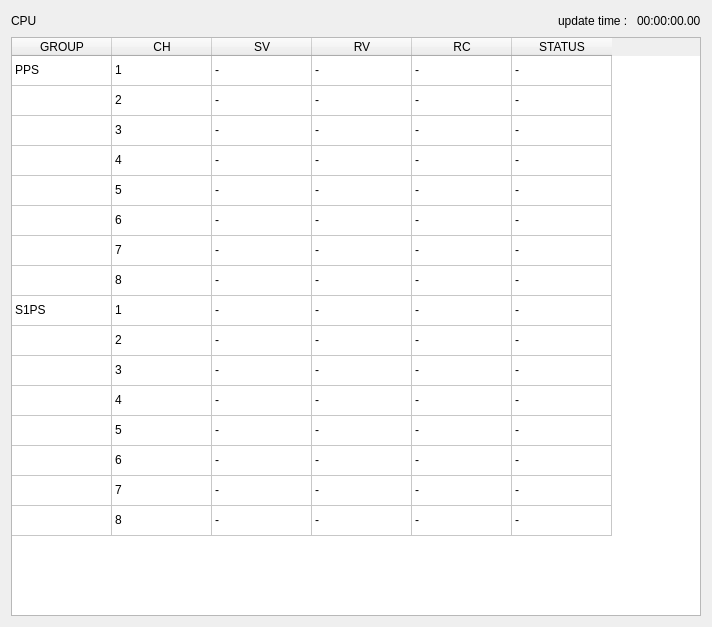
<?xml version="1.0" encoding="UTF-8"?>
<ui version="4.0">
 <class>CPfmTable</class>
 <widget class="QWidget" name="CPfmTable">
  <property name="geometry">
   <rect>
    <x>0</x>
    <y>0</y>
    <width>712</width>
    <height>627</height>
   </rect>
  </property>
  <property name="windowTitle">
   <string>Form</string>
  </property>
  <layout class="QVBoxLayout" name="verticalLayout">
   <item>
    <layout class="QHBoxLayout" name="horizontalLayout">
     <item>
      <widget class="QLabel" name="label_cpu">
       <property name="text">
        <string>CPU</string>
       </property>
      </widget>
     </item>
     <item>
      <spacer name="horizontalSpacer">
       <property name="orientation">
        <enum>Qt::Horizontal</enum>
       </property>
       <property name="sizeHint" stdset="0">
        <size>
         <width>40</width>
         <height>20</height>
        </size>
       </property>
      </spacer>
     </item>
     <item>
      <widget class="QLabel" name="label_update_time">
       <property name="text">
        <string>update time : </string>
       </property>
      </widget>
     </item>
     <item>
      <widget class="QLabel" name="label_time">
       <property name="text">
        <string>00:00:00.00</string>
       </property>
      </widget>
     </item>
    </layout>
   </item>
   <item>
    <widget class="QTableWidget" name="tableWidget">
     <property name="sizePolicy">
      <sizepolicy hsizetype="Expanding" vsizetype="Expanding">
       <horstretch>1</horstretch>
       <verstretch>1</verstretch>
      </sizepolicy>
     </property>
     <property name="contextMenuPolicy">
      <enum>Qt::NoContextMenu</enum>
     </property>
     <property name="editTriggers">
      <set>QAbstractItemView::NoEditTriggers</set>
     </property>
     <property name="selectionMode">
      <enum>QAbstractItemView::NoSelection</enum>
     </property>
     <attribute name="horizontalHeaderVisible">
      <bool>true</bool>
     </attribute>
     <attribute name="horizontalHeaderCascadingSectionResizes">
      <bool>false</bool>
     </attribute>
     <attribute name="horizontalHeaderStretchLastSection">
      <bool>false</bool>
     </attribute>
     <attribute name="verticalHeaderVisible">
      <bool>false</bool>
     </attribute>
     <attribute name="verticalHeaderCascadingSectionResizes">
      <bool>false</bool>
     </attribute>
     <attribute name="verticalHeaderShowSortIndicator" stdset="0">
      <bool>false</bool>
     </attribute>
     <attribute name="verticalHeaderStretchLastSection">
      <bool>false</bool>
     </attribute>
     <row>
      <property name="text">
       <string>New Row</string>
      </property>
     </row>
     <row>
      <property name="text">
       <string>New Row</string>
      </property>
     </row>
     <row>
      <property name="text">
       <string>New Row</string>
      </property>
     </row>
     <row>
      <property name="text">
       <string>New Row</string>
      </property>
     </row>
     <row>
      <property name="text">
       <string>New Row</string>
      </property>
     </row>
     <row>
      <property name="text">
       <string>New Row</string>
      </property>
     </row>
     <row>
      <property name="text">
       <string>New Row</string>
      </property>
     </row>
     <row>
      <property name="text">
       <string>New Row</string>
      </property>
     </row>
     <row>
      <property name="text">
       <string>New Row</string>
      </property>
     </row>
     <row>
      <property name="text">
       <string>New Row</string>
      </property>
     </row>
     <row>
      <property name="text">
       <string>New Row</string>
      </property>
     </row>
     <row>
      <property name="text">
       <string>New Row</string>
      </property>
     </row>
     <row>
      <property name="text">
       <string>New Row</string>
      </property>
     </row>
     <row>
      <property name="text">
       <string>New Row</string>
      </property>
     </row>
     <row>
      <property name="text">
       <string>New Row</string>
      </property>
     </row>
     <row>
      <property name="text">
       <string>New Row</string>
      </property>
     </row>
     <column>
      <property name="text">
       <string>GROUP</string>
      </property>
      <property name="textAlignment">
       <set>AlignCenter</set>
      </property>
     </column>
     <column>
      <property name="text">
       <string>CH</string>
      </property>
     </column>
     <column>
      <property name="text">
       <string>SV</string>
      </property>
     </column>
     <column>
      <property name="text">
       <string>RV</string>
      </property>
     </column>
     <column>
      <property name="text">
       <string>RC</string>
      </property>
     </column>
     <column>
      <property name="text">
       <string>STATUS</string>
      </property>
     </column>
     <item row="0" column="0">
      <property name="text">
       <string>PPS</string>
      </property>
     </item>
     <item row="0" column="1">
      <property name="text">
       <string>1</string>
      </property>
     </item>
     <item row="0" column="2">
      <property name="text">
       <string>-</string>
      </property>
     </item>
     <item row="0" column="3">
      <property name="text">
       <string>-</string>
      </property>
     </item>
     <item row="0" column="4">
      <property name="text">
       <string>-</string>
      </property>
     </item>
     <item row="0" column="5">
      <property name="text">
       <string>-</string>
      </property>
     </item>
     <item row="1" column="1">
      <property name="text">
       <string>2</string>
      </property>
     </item>
     <item row="1" column="2">
      <property name="text">
       <string>-</string>
      </property>
     </item>
     <item row="1" column="3">
      <property name="text">
       <string>-</string>
      </property>
     </item>
     <item row="1" column="4">
      <property name="text">
       <string>-</string>
      </property>
     </item>
     <item row="1" column="5">
      <property name="text">
       <string>-</string>
      </property>
     </item>
     <item row="2" column="1">
      <property name="text">
       <string>3</string>
      </property>
     </item>
     <item row="2" column="2">
      <property name="text">
       <string>-</string>
      </property>
     </item>
     <item row="2" column="3">
      <property name="text">
       <string>-</string>
      </property>
     </item>
     <item row="2" column="4">
      <property name="text">
       <string>-</string>
      </property>
     </item>
     <item row="2" column="5">
      <property name="text">
       <string>-</string>
      </property>
     </item>
     <item row="3" column="1">
      <property name="text">
       <string>4</string>
      </property>
     </item>
     <item row="3" column="2">
      <property name="text">
       <string>-</string>
      </property>
     </item>
     <item row="3" column="3">
      <property name="text">
       <string>-</string>
      </property>
     </item>
     <item row="3" column="4">
      <property name="text">
       <string>-</string>
      </property>
     </item>
     <item row="3" column="5">
      <property name="text">
       <string>-</string>
      </property>
     </item>
     <item row="4" column="1">
      <property name="text">
       <string>5</string>
      </property>
     </item>
     <item row="4" column="2">
      <property name="text">
       <string>-</string>
      </property>
     </item>
     <item row="4" column="3">
      <property name="text">
       <string>-</string>
      </property>
     </item>
     <item row="4" column="4">
      <property name="text">
       <string>-</string>
      </property>
     </item>
     <item row="4" column="5">
      <property name="text">
       <string>-</string>
      </property>
     </item>
     <item row="5" column="1">
      <property name="text">
       <string>6</string>
      </property>
     </item>
     <item row="5" column="2">
      <property name="text">
       <string>-</string>
      </property>
     </item>
     <item row="5" column="3">
      <property name="text">
       <string>-</string>
      </property>
     </item>
     <item row="5" column="4">
      <property name="text">
       <string>-</string>
      </property>
     </item>
     <item row="5" column="5">
      <property name="text">
       <string>-</string>
      </property>
     </item>
     <item row="6" column="1">
      <property name="text">
       <string>7</string>
      </property>
     </item>
     <item row="6" column="2">
      <property name="text">
       <string>-</string>
      </property>
     </item>
     <item row="6" column="3">
      <property name="text">
       <string>-</string>
      </property>
     </item>
     <item row="6" column="4">
      <property name="text">
       <string>-</string>
      </property>
     </item>
     <item row="6" column="5">
      <property name="text">
       <string>-</string>
      </property>
     </item>
     <item row="7" column="1">
      <property name="text">
       <string>8</string>
      </property>
     </item>
     <item row="7" column="2">
      <property name="text">
       <string>-</string>
      </property>
     </item>
     <item row="7" column="3">
      <property name="text">
       <string>-</string>
      </property>
     </item>
     <item row="7" column="4">
      <property name="text">
       <string>-</string>
      </property>
     </item>
     <item row="7" column="5">
      <property name="text">
       <string>-</string>
      </property>
     </item>
     <item row="8" column="0">
      <property name="text">
       <string>S1PS</string>
      </property>
     </item>
     <item row="8" column="1">
      <property name="text">
       <string>1</string>
      </property>
     </item>
     <item row="8" column="2">
      <property name="text">
       <string>-</string>
      </property>
     </item>
     <item row="8" column="3">
      <property name="text">
       <string>-</string>
      </property>
     </item>
     <item row="8" column="4">
      <property name="text">
       <string>-</string>
      </property>
     </item>
     <item row="8" column="5">
      <property name="text">
       <string>-</string>
      </property>
     </item>
     <item row="9" column="1">
      <property name="text">
       <string>2</string>
      </property>
     </item>
     <item row="9" column="2">
      <property name="text">
       <string>-</string>
      </property>
     </item>
     <item row="9" column="3">
      <property name="text">
       <string>-</string>
      </property>
     </item>
     <item row="9" column="4">
      <property name="text">
       <string>-</string>
      </property>
     </item>
     <item row="9" column="5">
      <property name="text">
       <string>-</string>
      </property>
     </item>
     <item row="10" column="1">
      <property name="text">
       <string>3</string>
      </property>
     </item>
     <item row="10" column="2">
      <property name="text">
       <string>-</string>
      </property>
     </item>
     <item row="10" column="3">
      <property name="text">
       <string>-</string>
      </property>
     </item>
     <item row="10" column="4">
      <property name="text">
       <string>-</string>
      </property>
     </item>
     <item row="10" column="5">
      <property name="text">
       <string>-</string>
      </property>
     </item>
     <item row="11" column="1">
      <property name="text">
       <string>4</string>
      </property>
     </item>
     <item row="11" column="2">
      <property name="text">
       <string>-</string>
      </property>
     </item>
     <item row="11" column="3">
      <property name="text">
       <string>-</string>
      </property>
     </item>
     <item row="11" column="4">
      <property name="text">
       <string>-</string>
      </property>
     </item>
     <item row="11" column="5">
      <property name="text">
       <string>-</string>
      </property>
     </item>
     <item row="12" column="1">
      <property name="text">
       <string>5</string>
      </property>
     </item>
     <item row="12" column="2">
      <property name="text">
       <string>-</string>
      </property>
     </item>
     <item row="12" column="3">
      <property name="text">
       <string>-</string>
      </property>
     </item>
     <item row="12" column="4">
      <property name="text">
       <string>-</string>
      </property>
     </item>
     <item row="12" column="5">
      <property name="text">
       <string>-</string>
      </property>
     </item>
     <item row="13" column="1">
      <property name="text">
       <string>6</string>
      </property>
     </item>
     <item row="13" column="2">
      <property name="text">
       <string>-</string>
      </property>
     </item>
     <item row="13" column="3">
      <property name="text">
       <string>-</string>
      </property>
     </item>
     <item row="13" column="4">
      <property name="text">
       <string>-</string>
      </property>
     </item>
     <item row="13" column="5">
      <property name="text">
       <string>-</string>
      </property>
     </item>
     <item row="14" column="1">
      <property name="text">
       <string>7</string>
      </property>
     </item>
     <item row="14" column="2">
      <property name="text">
       <string>-</string>
      </property>
     </item>
     <item row="14" column="3">
      <property name="text">
       <string>-</string>
      </property>
     </item>
     <item row="14" column="4">
      <property name="text">
       <string>-</string>
      </property>
     </item>
     <item row="14" column="5">
      <property name="text">
       <string>-</string>
      </property>
     </item>
     <item row="15" column="1">
      <property name="text">
       <string>8</string>
      </property>
     </item>
     <item row="15" column="2">
      <property name="text">
       <string>-</string>
      </property>
     </item>
     <item row="15" column="3">
      <property name="text">
       <string>-</string>
      </property>
     </item>
     <item row="15" column="4">
      <property name="text">
       <string>-</string>
      </property>
     </item>
     <item row="15" column="5">
      <property name="text">
       <string>-</string>
      </property>
     </item>
    </widget>
   </item>
  </layout>
 </widget>
 <resources/>
 <connections/>
</ui>
